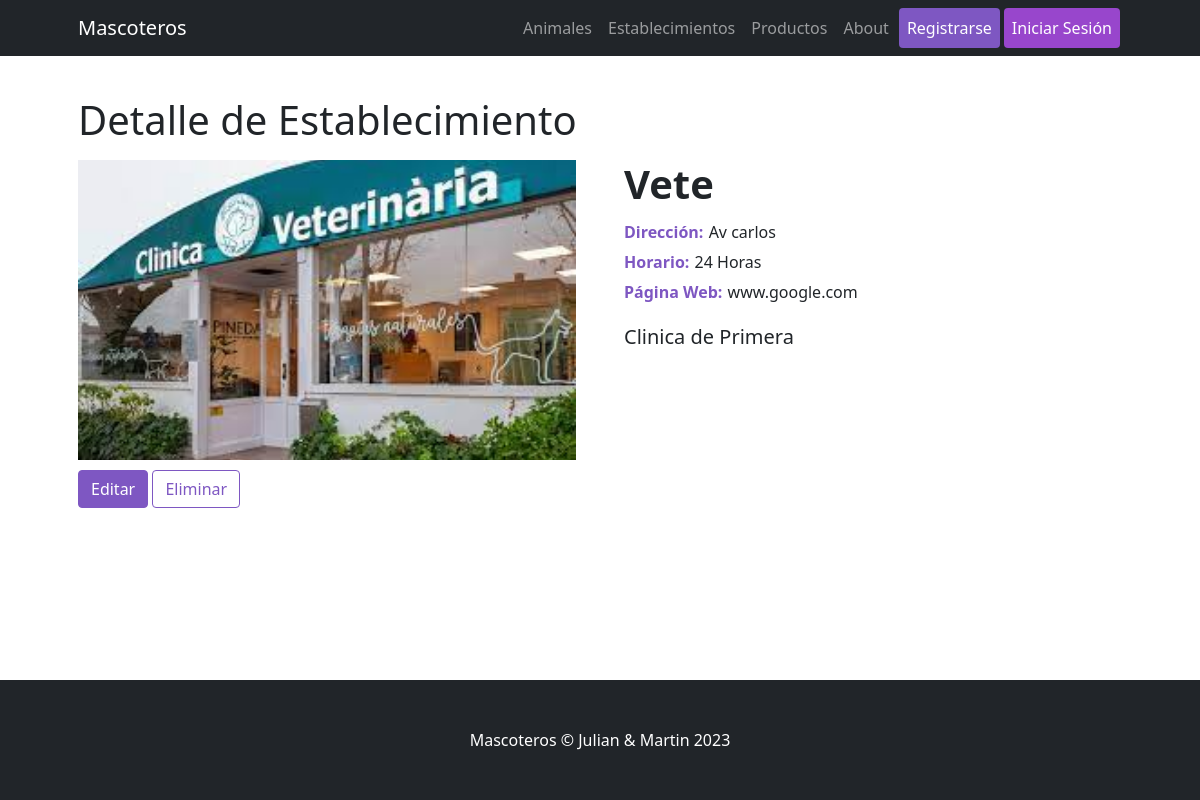
Page /Mascoteros/establecimiento/2 on the committed database.
### Mascoteros/models.py (models this page shows)
class Establecimiento (models.Model):
    nombre      = models.CharField(max_length=64)
    direccion   = models.CharField(max_length=255)
    horario     = models.CharField(max_length=64)
    imagen      = models.ImageField(upload_to='images_establecimientos')
    descripcion = models.CharField(max_length=500)
    pagina_web  = models.CharField(max_length=255)

### Mascoteros/views.py (the view)
# urls.py: path("establecimiento/<int:pk>", DetalleEstablecimiento.as_view(), name="EstablecimientosDetalle"),
class DetalleEstablecimiento(DetailView):
    model = Establecimiento
    template_name = "Mascoteros/establecimiento/establecimiento_detail.html"

### Mascoteros/templates/Mascoteros/establecimiento/establecimiento_detail.html (shortened to what this page needs)
{% extends "Mascoteros/parent.html" %}
{% load static %}
{% block contenidoDinamico %}
<h1 class="card-title">Detalle de Establecimiento</h1>
<div class="row gx-4 gx-lg-5 align-items-left">
    <div class="col-md-6"><img class="card-img-top-detail mb-5 mb-md-0" src="{{establecimiento.imagen.url}}" alt="..." /></div>
    <div class="col-md-6">
        <h1 class="display-6 fw-bolder">{{establecimiento.nombre}}</h1>
        <div class="fs-5 mb-3">
            <span class="span-detalle-label">Dirección:</span>
            <span class="span-detalle">{{establecimiento.direccion}}</span>
            <span class="span-detalle-label">Horario:</span>
            <span class="span-detalle">{{establecimiento.horario}}</span>
            <span class="span-detalle-label">Página Web:</span>
            <span class="span-detalle">{{establecimiento.pagina_web}}</span>
        </div>
        <p class="lead">{{establecimiento.descripcion}}</p>
    </div>
    <div class="container-fluid">
        <a href="{% url 'EstablecimientosEditar' establecimiento.id %}" class="btn btn-dark active" role="button" aria-pressed="true">Editar</a>
        <a href="{% url 'EstablecimientosBorrar' establecimiento.id %}" class="btn btn-outline-success" role="button" aria-pressed="true">Eliminar</a>
    </div>
</div>
{% endblock %}

### rows in the picture
Establecimiento: imagen (picture), nombre "Vete", direccion "Av carlos", horario "24 Horas", pagina_web "www.google.com", descripcion "Clinica de Primera"
